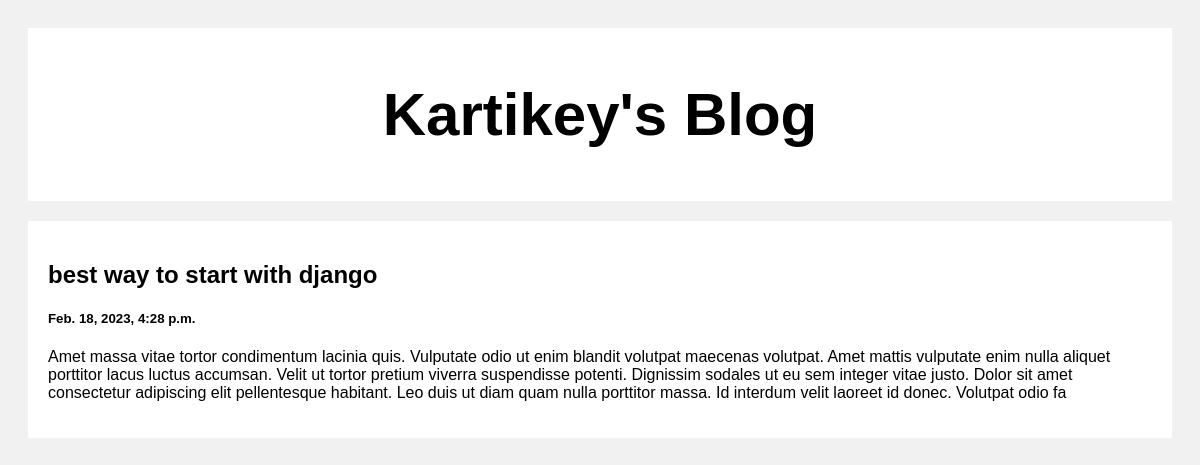
The page /posts/post/2 on the database its author committed.
### posts/models.py (models this page shows)
class Post(models.Model):
    title  = models.CharField(max_length=100, default="")
    body = models.CharField(max_length=1000000, default="")
    created_at = models.DateTimeField(default=datetime.now, blank = 1)

### posts/views.py (the view)
# urls.py: path('post/<str:pk>', views.post, name= 'post' )
def post(request,pk):
    posts = Post.objects.get(id=pk)
    param = {
        'posts': posts,
    }
    return render(request, 'post.html',param)

### templates/post.html (shortened to what this page needs)
<!DOCTYPE html>
<html>
<head>
</head>
<body>
<div class="header">
  <h2>Kartikey's Blog</h2>
</div>
<div class="row">
  <div class="leftcolumn">
    <div class="card">
        <h2>{{posts.title}}</h2>
        <h5>{{posts.created_at}}</h5>
        <p>{{posts.body}}</p>
    </div>
  </div>
</div>
</body>
</html>

### templates/post.html (style rules this page uses)
* { box-sizing: border-box; }
body { font-family: Arial; padding: 20px; background: #f1f1f1; }
.header { padding: 2px; font-size: 40px; text-align: center; background: white; }
.leftcolumn { float: left; width: 100%; }
.card { background-color: white; padding: 20px; margin-top: 20px; }
.row:after { content: ""; display: table; clear: both; }

### rows shown on the page
Post: title "best way to start with django", created_at "Feb. 18, 2023, 4:28 p.m.", body "Amet massa vitae tortor condimentum lacinia quis. Vulputate odio ut enim blandit volutpat maecenas volutpat. Amet mattis vulputate enim nulla aliquet porttitor lacus luctus accumsan. Velit ut tortor pretium viverra suspendisse potenti. Dignissim sodales ut eu sem integer vitae justo. Dolor sit amet consectetur adipiscing elit pellentesque habitant. Leo duis ut diam quam nulla porttitor massa. Id interdum velit laoreet id donec. Volutpat odio fa"
